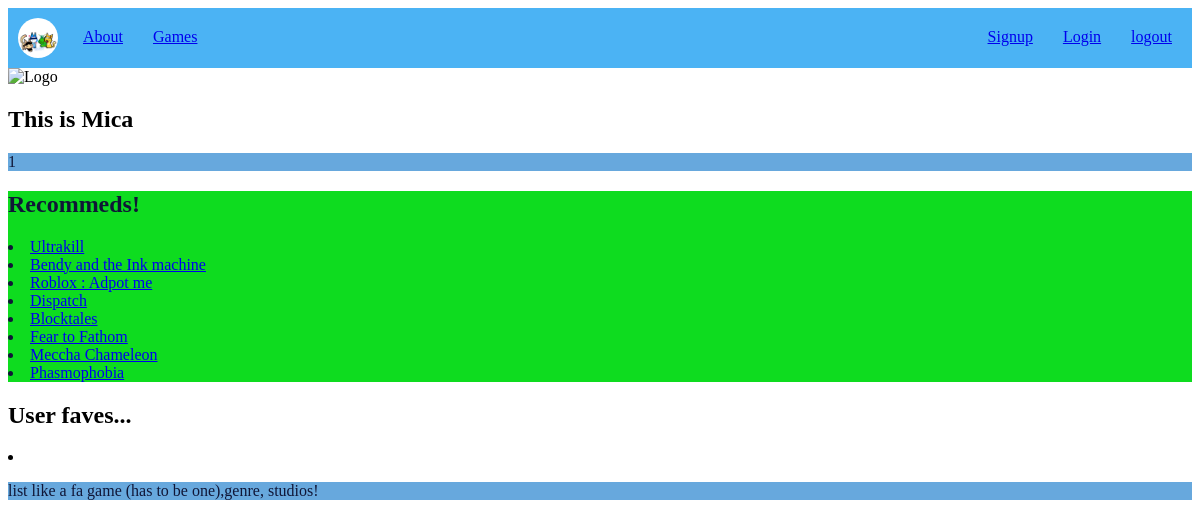
The page /User/2 on the database as committed earlier.
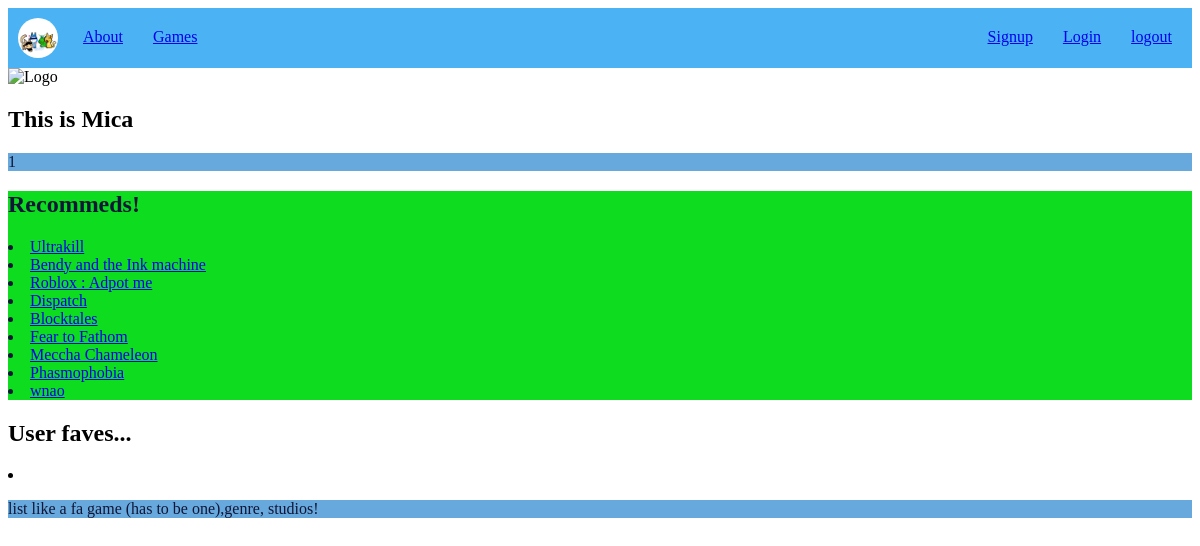
The same page on the database as committed later.
### tables this page shows
CREATE TABLE "Game" (
	"id"	INTEGER NOT NULL UNIQUE,
	"Title"	TEXT NOT NULL,
	"About"	TEXT NOT NULL UNIQUE,
	"filename"	TEXT,
	"type_Genre"	INTEGER,
	"wesbite_url"	TEXT,
	PRIMARY KEY("id" AUTOINCREMENT),
	FOREIGN KEY("type_Genre") REFERENCES "Genre"("id")
);

### app.py (the view)
@app.route( '/User/<int:id>' )
def User_list(id):
    sql = f"SELECT * FROM User WHERE id = {id}"
    GaTitle = query_db("SELECT Title FROM Game")
    User = query_db(sql, one=True)
    if User == None:
        exit(404)
    return render_template('simple_User.html', User=User, GaTitle=GaTitle)#give the data a templagte or like looks

### app.py (called while the page is built)
def query_db(sql,args=(),one=False):
    db = sqlite3.connect(DATABASE)
    cursor = db.cursor()
    cursor.execute(sql, args)
    results = cursor.fetchall()
    db.commit()
    db.close()
    return (results[0] if results else None) if one else results

### templates/simple_user.html
{% extends 'base.html' %}
{% block content%}
<body>
    <section>
        <div>
            <img src="{{ url_for('static', filename='images/logo.png') }}" alt="Logo" width="100" height="100">
        </div>
        <div>
            <h1> This is {{ User[1] }}</h1>
        </div>
        <div>
            <p> {{User[3]}} </p>
        </div>
    </section>
    <section>
        <div class="rem">
            <h1> Recommeds!</h1>
            {% for Game in  GaTitle %}
                <li>
                    <a href="Game/{{Game[0]}}">{{ Game[0]}}</a>
                </li>
            {% endfor %}
        </div>
        <div class="Fav">
            <h1> User faves...</h1>
            <div>
                <li>
                    <p>list like a fa game (has to be one),genre, studios!</p>
                </li>
            </div>
        </div>
    </section>
</body>
{% endblock %}

Rows that differ between the two databases and show on the page:
added Game: Title "wnao"
